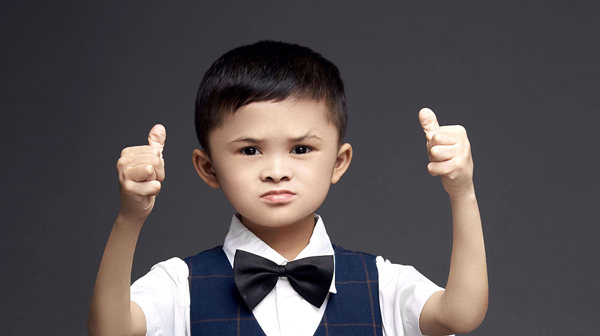
#> input picture projects/01_face_detection/test.jpg, 600 x 336 px
$ python detect.py
#> lines starting #> are read from the running program, lines starting #| are printed output that depends on the picture; after the words box and inside, x2 and y2 are one past the last pixel; in counts of white or black regions, pixels touching at a corner belong together
# detect.py
import cv2

# 加载预训练模型
face_cascade = cv2.CascadeClassifier('haarcascade_frontalface_default.xml')

# 读取图片
img = cv2.imread('test.jpg')
#> img is the input picture: shape (336, 600, 3); mean B, G, R 82.3, 80.4, 86.5
gray = cv2.cvtColor(img, cv2.COLOR_BGR2GRAY)
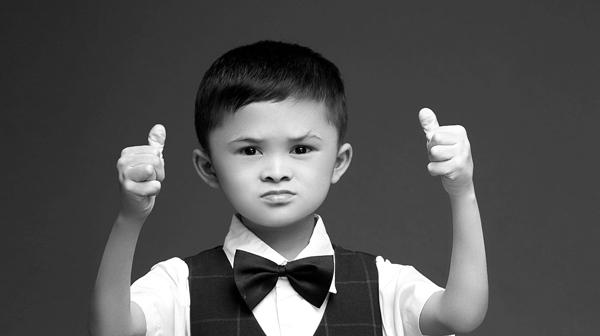
#> gray: shape (336, 600); min 0, max 255, mean 82.5

# 人脸检测
faces = face_cascade.detectMultiScale(gray, 1.1, 4)
#> faces = [[208, 95, 138, 138]]

# 绘制矩形框
for (x,y,w,h) in faces:
    cv2.rectangle(img,(x,y),(x+w,y+h),(255,0,0),2)
#> this loop made 1 pass
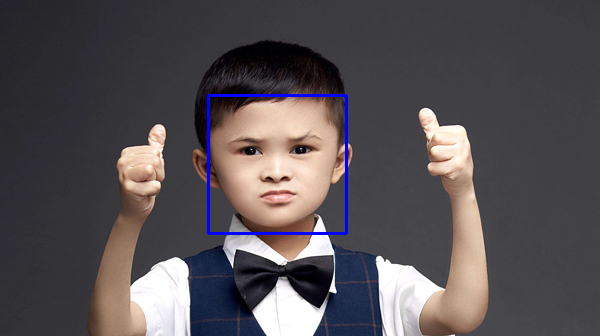
#> img: shape (336, 600, 3); 0.82% of pixels changed, all inside (x1, y1, x2, y2) = (207, 94, 348, 235)

# 保存结果
cv2.imwrite('result.jpg', img)
